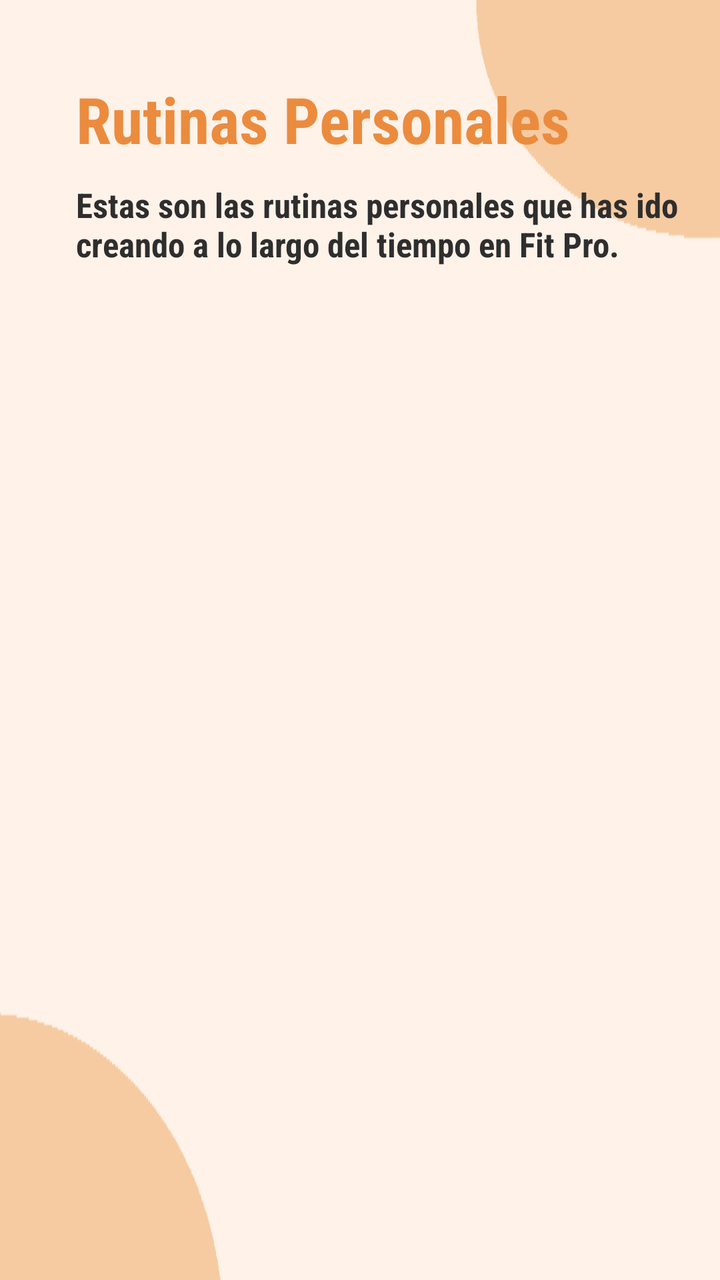
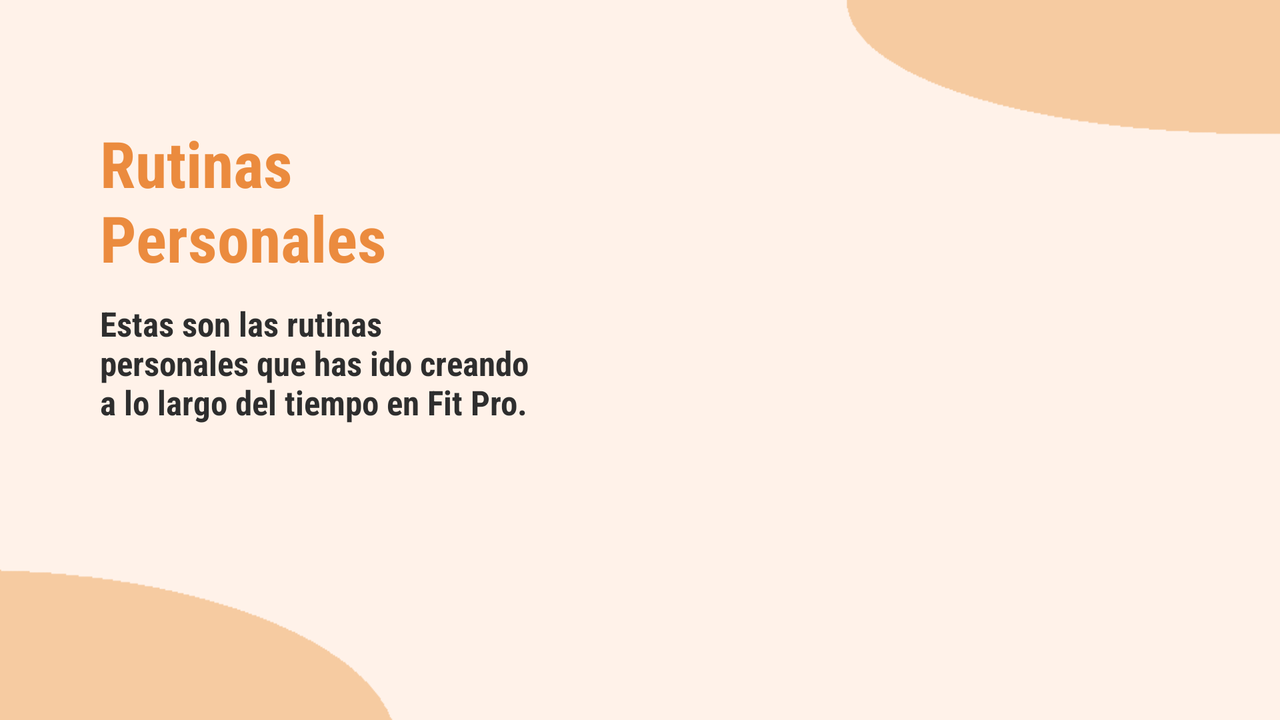

Two renders of one Android screen. The first uses the default layout on a phone; the second uses the alternative layout the repository ships for a different screen configuration, on a matching device. The two XML files are below.
<!-- AndroidManifest.xml: application theme Theme.PruebaMonigote -->
<!-- res/layout/actividad_mis_rutinas.xml -->
<?xml version="1.0" encoding="utf-8"?>
<LinearLayout xmlns:android="http://schemas.android.com/apk/res/android"
    xmlns:app="http://schemas.android.com/apk/res-auto"
    xmlns:tools="http://schemas.android.com/tools"
    android:layout_width="match_parent"
    android:layout_height="match_parent"
    android:layout_gravity="center_horizontal"
    android:orientation="vertical"
    tools:context=".ActividadMisRutinas"
    android:background="@drawable/backgroundlandmain">


    <TextView
        android:id="@+id/tvRutinasPers"
        style="@style/f_n_m_b"
        android:layout_width="342dp"
        android:layout_height="wrap_content"
        android:layout_marginLeft="38dp"
        android:layout_marginTop="38dp"
        android:text="@string/str80"
        android:textSize="32sp" />

    <TextView
        android:id="@+id/tvDescrRutPers"
        style="@style/f_gc_s_b"
        android:layout_width="326dp"
        android:layout_height="wrap_content"
        android:layout_marginLeft="38dp"
        android:layout_marginTop="10dp"
        android:text="@string/str81" />


    <androidx.recyclerview.widget.RecyclerView
        android:id="@+id/elreciclerview"
        android:layout_width="wrap_content"
        android:layout_height="wrap_content"
        android:layout_margin="10pt"
        android:clipToPadding="true"
        android:scrollbars="vertical" />


</LinearLayout>
<!-- resources referenced by this layout -->
<resources>
  <!-- drawable backgroundlandmain: png bitmap (drawable, 4268 bytes) -->
  <string name="str80">Rutinas Personales</string>
  <string name="str81">Estas son las rutinas personales que has ido creando a lo largo del tiempo en Fit Pro.</string>
  <style name="f_gc_s_b">
          <item name="android:fontFamily">sans-serif-condensed</item>
          <item name="android:textColor">#2E2E2E</item>
          <item name="android:textSize">17dp</item>
          <item name="android:textStyle">bold</item>
      </style>
  <style name="f_n_m_b">
          <item name="android:fontFamily">sans-serif-condensed</item>
          <item name="android:textColor">#EB8B3E</item>
          <item name="android:textSize">22dp</item>
          <item name="android:textStyle">bold</item>
      </style>
  <style name="Theme.PruebaMonigote" parent="Theme.MaterialComponents.DayNight.NoActionBar">
          
          <item name="colorPrimary">@color/purple_500</item>
          <item name="colorPrimaryVariant">@color/purple_700</item>
          <item name="colorOnPrimary">@color/white</item>
          
          <item name="colorSecondary">@color/teal_200</item>
          <item name="colorSecondaryVariant">@color/teal_700</item>
          <item name="colorOnSecondary">@color/black</item>
          
          <item name="android:statusBarColor">?attr/colorPrimaryVariant</item>
          
      </style>
  <color name="purple_500">#FF6200EE</color>
  <color name="purple_700">#EB8B3E</color>
  <color name="white">#FFFFFFFF</color>
  <color name="teal_200">#EB8B3E</color>
  <color name="teal_700">#EB8B3E</color>
  <color name="black">#FF000000</color>
</resources>
<!-- res/layout-land/actividad_mis_rutinas.xml (the repository's variant of the layout above) -->
<!-- drawn on the phone turned sideways -->
<?xml version="1.0" encoding="utf-8"?>
<LinearLayout xmlns:android="http://schemas.android.com/apk/res/android"
    xmlns:app="http://schemas.android.com/apk/res-auto"
    xmlns:tools="http://schemas.android.com/tools"
    android:id="@+id/linearLayout2"
    android:layout_width="match_parent"
    android:layout_height="match_parent"
    android:layout_gravity="center_horizontal"
    android:background="@drawable/backgroundlandmain"
    android:paddingTop="10dp"
    tools:context=".ActividadMisRutinas">


    <LinearLayout
        android:layout_width="316dp"
        android:layout_height="match_parent"
        android:orientation="vertical"
        android:padding="50dp">

        <TextView
            android:id="@+id/tvRutinasPers"
            style="@style/f_n_m_b"
            android:layout_width="wrap_content"
            android:layout_height="wrap_content"
            android:paddingBottom="10dp"
            android:text="@string/str80"
            android:textSize="32sp"
            tools:layout_conversion_absoluteHeight="43dp"
            tools:layout_conversion_absoluteWidth="342dp"
            tools:layout_editor_absoluteX="38dp"
            tools:layout_editor_absoluteY="38dp" />

        <TextView
            android:id="@+id/tvDescrRutPers"
            style="@style/f_gc_s_b"
            android:layout_width="217dp"
            android:layout_height="63dp"
            android:text="@string/str81"
            tools:layout_conversion_absoluteHeight="43dp"
            tools:layout_conversion_absoluteWidth="326dp"
            tools:layout_editor_absoluteX="38dp"
            tools:layout_editor_absoluteY="91dp" />
    </LinearLayout>

    <androidx.recyclerview.widget.RecyclerView
        android:id="@+id/elreciclerview"
        android:layout_width="wrap_content"
        android:layout_height="wrap_content"
        android:clipToPadding="true"
        android:scrollbars="vertical"
        tools:layout_conversion_absoluteHeight="194dp"
        tools:layout_conversion_absoluteWidth="40dp"
        tools:layout_editor_absoluteX="346dp"
        tools:layout_editor_absoluteY="157dp" />




</LinearLayout>
